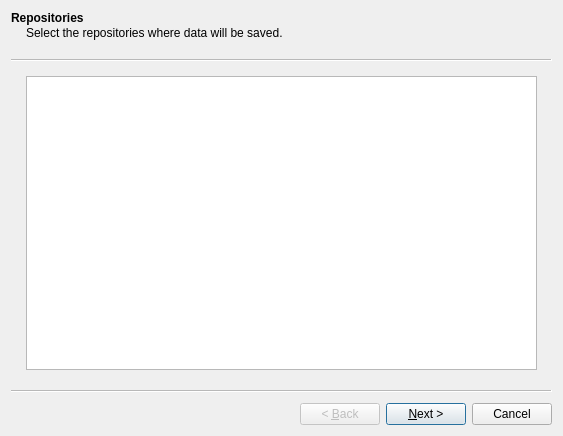
<?xml version="1.0" encoding="UTF-8"?>
<ui version="4.0">
 <class>NewJobWizard</class>
 <widget class="QWizard" name="NewJobWizard">
  <property name="geometry">
   <rect>
    <x>0</x>
    <y>0</y>
    <width>563</width>
    <height>436</height>
   </rect>
  </property>
  <property name="windowTitle">
   <string>Wizard</string>
  </property>
  <widget class="QWizardPage" name="page_repositories">
   <property name="title">
    <string>Repositories</string>
   </property>
   <property name="subTitle">
    <string>Select the repositories where data will be saved.</string>
   </property>
   <layout class="QVBoxLayout" name="verticalLayout">
    <item>
     <widget class="QListView" name="listView"/>
    </item>
   </layout>
  </widget>
  <widget class="QWizardPage" name="page_sources">
   <property name="title">
    <string>Sources</string>
   </property>
   <property name="subTitle">
    <string>Select the directories to back up.</string>
   </property>
   <layout class="QVBoxLayout" name="verticalLayout_2">
    <item>
     <widget class="QTableView" name="tableView">
      <property name="alternatingRowColors">
       <bool>true</bool>
      </property>
      <property name="selectionBehavior">
       <enum>QAbstractItemView::SelectRows</enum>
      </property>
      <property name="showGrid">
       <bool>false</bool>
      </property>
      <property name="wordWrap">
       <bool>false</bool>
      </property>
      <attribute name="verticalHeaderVisible">
       <bool>false</bool>
      </attribute>
     </widget>
    </item>
    <item>
     <layout class="QHBoxLayout" name="horizontalLayout">
      <item>
       <spacer name="horizontalSpacer">
        <property name="orientation">
         <enum>Qt::Horizontal</enum>
        </property>
        <property name="sizeHint" stdset="0">
         <size>
          <width>40</width>
          <height>20</height>
         </size>
        </property>
       </spacer>
      </item>
      <item>
       <widget class="QToolButton" name="toolButton_2">
        <property name="text">
         <string>...</string>
        </property>
        <property name="toolButtonStyle">
         <enum>Qt::ToolButtonTextBesideIcon</enum>
        </property>
       </widget>
      </item>
      <item>
       <widget class="QToolButton" name="toolButton_3">
        <property name="text">
         <string>...</string>
        </property>
       </widget>
      </item>
     </layout>
    </item>
   </layout>
  </widget>
  <widget class="QWizardPage" name="page_schedule">
   <property name="title">
    <string>Schedule</string>
   </property>
   <property name="subTitle">
    <string>When and how often shall the job run?</string>
   </property>
   <layout class="QVBoxLayout" name="verticalLayout_4">
    <item>
     <widget class="QLabel" name="label">
      <property name="text">
       <string>&lt;html&gt;&lt;head/&gt;&lt;body&gt;&lt;p&gt;&lt;span style=&quot; font-weight:600;&quot;&gt;Note:&lt;/span&gt; If you choose to use the global settings with the box below, changes to the global settings made &lt;span style=&quot; font-style:italic;&quot;&gt;after&lt;/span&gt; the job is created will be applied to the job, too. If you simply want to copy the global settings, uncheck the box below.&lt;/p&gt;&lt;/body&gt;&lt;/html&gt;</string>
      </property>
      <property name="wordWrap">
       <bool>true</bool>
      </property>
     </widget>
    </item>
    <item>
     <widget class="QCheckBox" name="checkBox">
      <property name="text">
       <string>Use global settings</string>
      </property>
     </widget>
    </item>
    <item>
     <widget class="ScheduleWidget" name="widget_2" native="true"/>
    </item>
   </layout>
  </widget>
  <widget class="QWizardPage" name="page_pruning">
   <property name="title">
    <string>Pruning</string>
   </property>
   <property name="subTitle">
    <string>Borg can automatically manage the amount of archives kept. Use the following settings to control the behaviour.</string>
   </property>
   <layout class="QVBoxLayout" name="verticalLayout_5">
    <item>
     <widget class="QLabel" name="label_2">
      <property name="text">
       <string>&lt;html&gt;&lt;head/&gt;&lt;body&gt;&lt;p&gt;&lt;span style=&quot; font-weight:600;&quot;&gt;Note:&lt;/span&gt; If you choose to use the global settings with the box below, changes to the global settings made &lt;span style=&quot; font-style:italic;&quot;&gt;after&lt;/span&gt; the job is created will be applied to the job, too. If you simply want to copy the global settings, uncheck the box below.&lt;/p&gt;&lt;/body&gt;&lt;/html&gt;</string>
      </property>
      <property name="wordWrap">
       <bool>true</bool>
      </property>
     </widget>
    </item>
    <item>
     <widget class="QCheckBox" name="checkBox_3">
      <property name="text">
       <string>Use global settings</string>
      </property>
     </widget>
    </item>
    <item>
     <widget class="PruneWidget" name="widget" native="true"/>
    </item>
   </layout>
   <zorder>widget</zorder>
   <zorder>checkBox_3</zorder>
   <zorder>label_2</zorder>
  </widget>
  <widget class="QWizardPage" name="wizardPage">
   <property name="title">
    <string>Finished!</string>
   </property>
   <property name="subTitle">
    <string>The configuration is finished.</string>
   </property>
   <layout class="QVBoxLayout" name="verticalLayout_3">
    <item>
     <widget class="QLabel" name="label_16">
      <property name="text">
       <string>&lt;html&gt;&lt;head/&gt;&lt;body&gt;&lt;p&gt;If needed, you can make modifications to the job configuration below. In case of doubt, simply click continue.&lt;/p&gt;&lt;/body&gt;&lt;/html&gt;</string>
      </property>
      <property name="wordWrap">
       <bool>true</bool>
      </property>
     </widget>
    </item>
    <item>
     <widget class="QPlainTextEdit" name="plainTextEdit">
      <property name="font">
       <font>
        <family>Monospace</family>
       </font>
      </property>
      <property name="lineWrapMode">
       <enum>QPlainTextEdit::NoWrap</enum>
      </property>
      <property name="readOnly">
       <bool>true</bool>
      </property>
     </widget>
    </item>
   </layout>
  </widget>
  <action name="action_add_source">
   <property name="text">
    <string>Add source</string>
   </property>
  </action>
 </widget>
 <customwidgets>
  <customwidget>
   <class>PruneWidget</class>
   <extends>QWidget</extends>
   <header>qtborg.prune_widget</header>
   <container>1</container>
  </customwidget>
  <customwidget>
   <class>ScheduleWidget</class>
   <extends>QWidget</extends>
   <header>qtborg.schedule_widget</header>
   <container>1</container>
  </customwidget>
 </customwidgets>
 <resources/>
 <connections/>
</ui>
